Frame 1 (no input): blank canvas, image omitted
Frame 60 (no input): blank canvas, image omitted
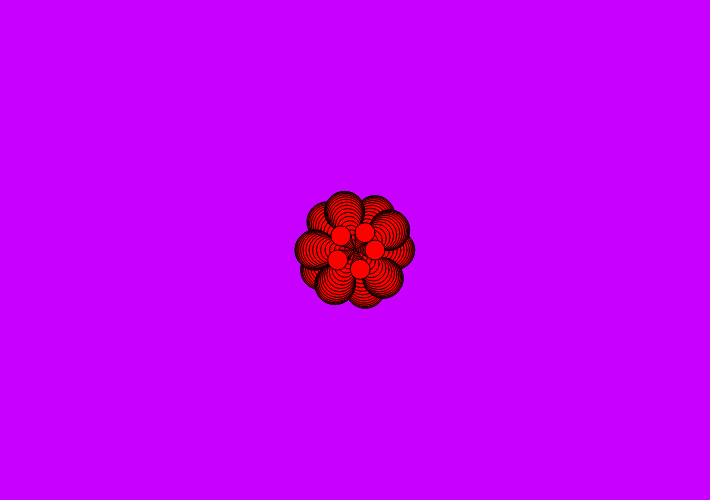
Frame 120 (the mouse pressed at the canvas centre since frame 60)

The p5.js sketch whose frames 1 and 60 were blank and that drew this single picture after the mouse press (run headless with seeded random() and noise() and a simulated clock; from frame 60 on, the mouse is pressed at the canvas centre):

// p5.js sketch
// ── sketch.js
//DAT405 / GAD405
//00_Template
//The purpose of this sketch is to provide a basic template
//for P5.js projects
var angle =0;
var r = 255;
var g =0;
var b =0;
//Initialization function
function setup() {
  //Print a message to the console - to view using Chrome:
  //View > Developer > Developer Tools > Console

  createCanvas(710, 500);
  //set background colour
  background(200, 0, 255);
  //fill(0, 255, 0);
}

//Rendering function
function draw() {

  //draw only when mouse is pressed
  //when mouse is pressed draws
  //if statement shows that when the mouseIsPressed
  //the boolen true is stated, meaning it will produce
  //the shapes and colours correctly when mouseIsPressed
  if (mouseIsPressed == true) {
    angle += 5;
//20.0 means the size of each indivial ellipse
//using different values results in different shapes and sizes
//360 is the circumference of a circle
//var is variable, my variable is input, which is equal to value
    var input = cos(radians(angle)) * 40.0;
    for (var a = 0; a < 360; a += 75) {
//cos and sin are maths
//radians is a unit of measurement
      var xoff = cos(radians(a)) * input;
      var yoff = sin(radians(a)) * input;

//random fill means each ellipse will produce a random colour
//255 means all colours from the RGB scale
//fill means to fill the object underneath
      fill(r, g, b);
      ellipse(mouseX + xoff, mouseY + yoff, input, input);
    }
  //this fill was to fill in the small cricle in the middle
  //however it can be hard to find
  fill(r, g, b);
  ellipse(mouseX, mouseY, 2, 3)
  }
}
function keyPressed(){
  if (key == "1") r = 255; g = 0; b = 0;
  if (key == "2") r = 0; g = 255; b = 0;
  if (key == "3") r = 0; g = 0; b = 200;
  if (key == "4") r = random(255); g = random(255); b = random(255);
}
    //Print a message to the console - to view using Chrome:
  //View > Developer > Developer Tools > Console
